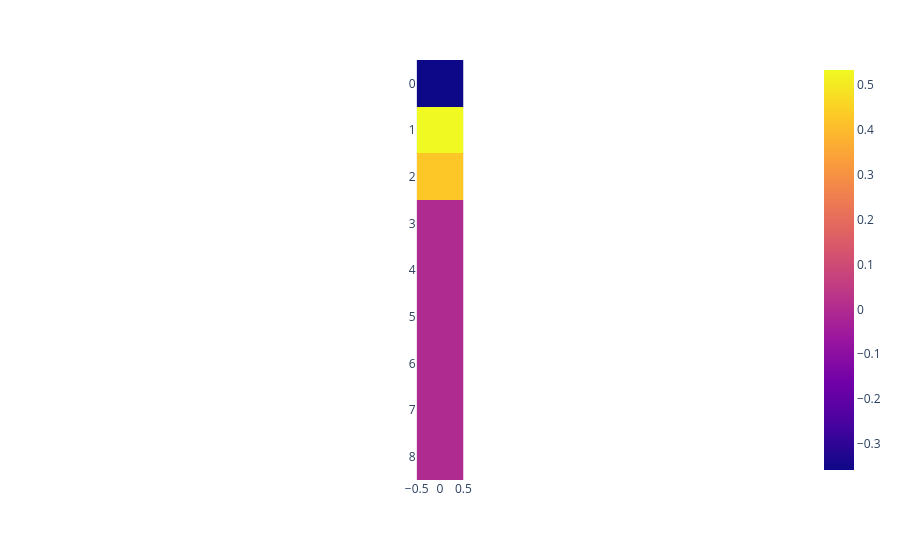

The cell this chart's notebook holds for it:
### Code cell
px.imshow(model.layer_list[4].bias.cpu().to_dense().detach().numpy()[:, None])

### Figure 1 — Plotly figure (JSON) as saved in the notebook; plotly's stock layout.template omitted (floating-point values rounded to 4 significant figures)
{"data": [{"coloraxis": "coloraxis", "hovertemplate": "x: %{x}<br>y: %{y}<br>color: %{z}<extra></extra>", "name": "0", "type": "heatmap", "xaxis": "x", "yaxis": "y", "z": [[-0.3577], [0.5327], [0.4283], [0], [0], [0], [0], [0], [0]]}], "layout": {"coloraxis": {"colorscale": [[0, "#0d0887"], [0.1111, "#46039f"], [0.2222, "#7201a8"], [0.3333, "#9c179e"], [0.4444, "#bd3786"], [0.5556, "#d8576b"], [0.6667, "#ed7953"], [0.7778, "#fb9f3a"], [0.8889, "#fdca26"], [1, "#f0f921"]]}, "margin": {"t": 60}, "xaxis": {"anchor": "y", "constrain": "domain", "domain": [0, 1], "scaleanchor": "y"}, "yaxis": {"anchor": "x", "autorange": "reversed", "constrain": "domain", "domain": [0, 1]}}}
